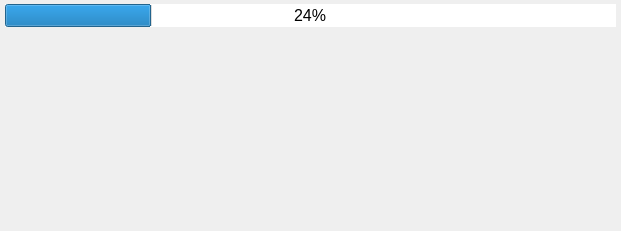
<?xml version="1.0" encoding="UTF-8"?>
<ui version="4.0">
 <class>ROAPageStatus</class>
 <widget class="QWidget" name="ROAPageStatus">
  <property name="geometry">
   <rect>
    <x>0</x>
    <y>0</y>
    <width>621</width>
    <height>231</height>
   </rect>
  </property>
  <property name="minimumSize">
   <size>
    <width>621</width>
    <height>231</height>
   </size>
  </property>
  <property name="maximumSize">
   <size>
    <width>621</width>
    <height>231</height>
   </size>
  </property>
  <property name="windowTitle">
   <string>Form</string>
  </property>
  <widget class="QGroupBox" name="gbContent">
   <property name="geometry">
    <rect>
     <x>5</x>
     <y>1</y>
     <width>611</width>
     <height>311</height>
    </rect>
   </property>
   <property name="font">
    <font>
     <family>Ubuntu</family>
    </font>
   </property>
   <property name="styleSheet">
    <string notr="true">border: 0px;</string>
   </property>
   <property name="title">
    <string/>
   </property>
   <widget class="QProgressBar" name="qpStatus">
    <property name="geometry">
     <rect>
      <x>0</x>
      <y>3</y>
      <width>611</width>
      <height>23</height>
     </rect>
    </property>
    <property name="font">
     <font>
      <family>Ubuntu</family>
      <pointsize>12</pointsize>
      <stylestrategy>PreferAntialias</stylestrategy>
      <kerning>false</kerning>
     </font>
    </property>
    <property name="styleSheet">
     <string notr="true"/>
    </property>
    <property name="value">
     <number>24</number>
    </property>
    <property name="alignment">
     <set>Qt::AlignCenter</set>
    </property>
   </widget>
   <widget class="QLabel" name="qlDownload">
    <property name="geometry">
     <rect>
      <x>0</x>
      <y>30</y>
      <width>611</width>
      <height>21</height>
     </rect>
    </property>
    <property name="font">
     <font>
      <family>Ubuntu</family>
      <pointsize>12</pointsize>
      <italic>true</italic>
      <stylestrategy>PreferAntialias</stylestrategy>
      <kerning>false</kerning>
     </font>
    </property>
    <property name="styleSheet">
     <string notr="true">color: rgb(0, 0, 0);</string>
    </property>
    <property name="text">
     <string/>
    </property>
   </widget>
  </widget>
 </widget>
 <resources/>
 <connections/>
</ui>
